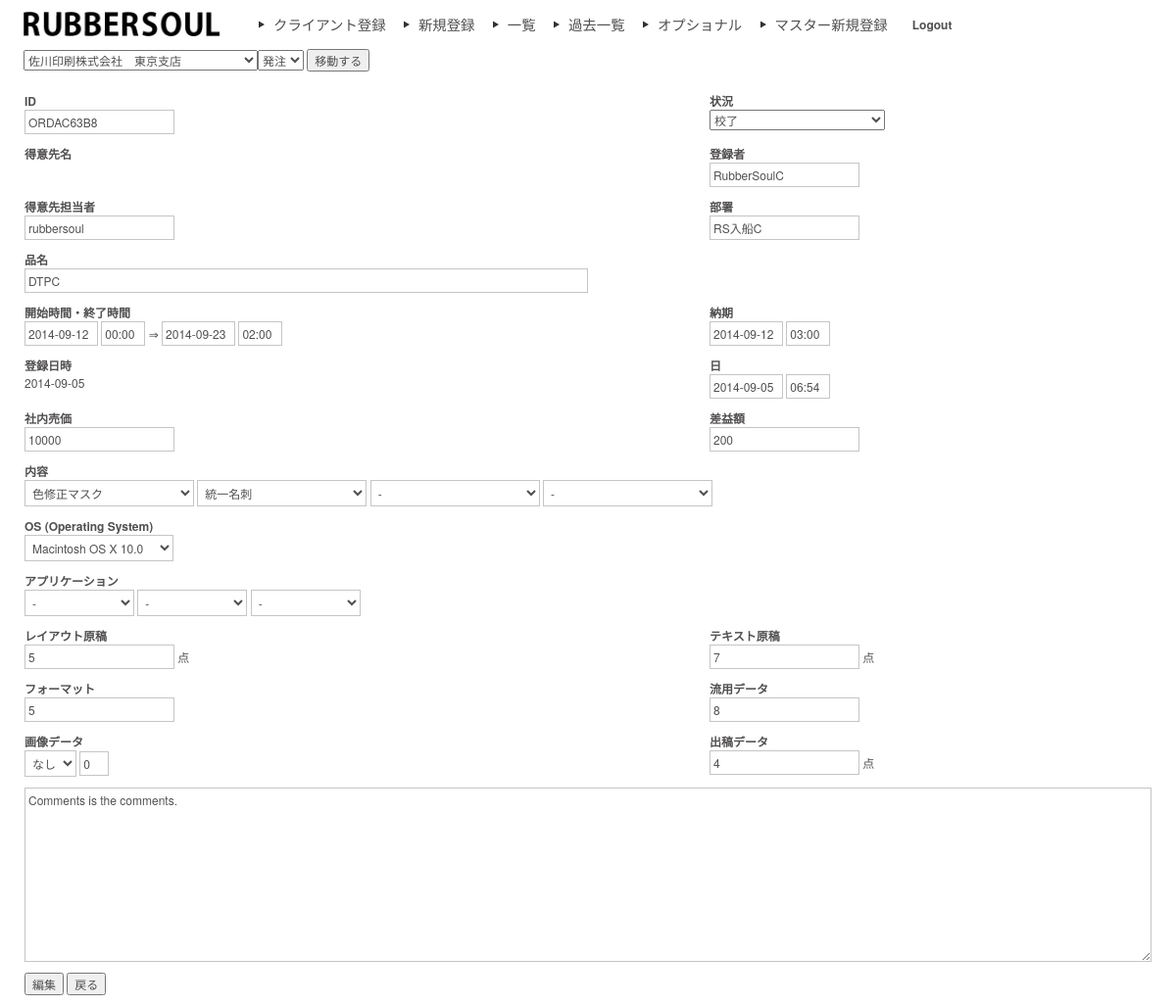
The page /order_detail.php?ordid=1 (signed in) on the database its author committed.
### tables this page shows
CREATE TABLE IF NOT EXISTS `order_tbl` (
  `order_id` int(11) NOT NULL auto_increment,
  `order_uid` varchar(9) NOT NULL,
  `client_id` int(11) NOT NULL COMMENT 'fk client_tbl',
  `address` tinytext NOT NULL,
  `responsible_person` varchar(50) NOT NULL,
  `order_person` varchar(100) NOT NULL,
  `client_person` varchar(30) NOT NULL,
  `order_dept` varchar(100) NOT NULL,
  `order_date` datetime NOT NULL,
  `receipt_date` datetime NOT NULL COMMENT 'hashuu yotei',
  `product_name` varchar(50) NOT NULL,
  `client_price` int(11) NOT NULL COMMENT 'juchu kingaku',
  `order_price` int(11) NOT NULL COMMENT 'hacchu kingaku',
  `company_sell_price` int(11) NOT NULL,
  `margin_price` int(11) NOT NULL,
  `os_id` int(11) NOT NULL COMMENT 'fk os_tbl',
  `layout` varchar(30) NOT NULL,
  `text_size` int(11) NOT NULL,
  `format` varchar(255) NOT NULL,
  `divs` varchar(255) NOT NULL,
  `display_data` smallint(2) NOT NULL COMMENT '1:yes, 2:no',
  `display_data_qty` int(11) NOT NULL,
  `ad` varchar(255) NOT NULL,
  `comment` tinytext NOT NULL,
  `start_time` datetime NOT NULL,
  `end_time` datetime NOT NULL,
  `delivery_date` datetime NOT NULL,
  `status_id` int(11) NOT NULL COMMENT 'fk status_tbl',
  `order_type` smallint(2) NOT NULL COMMENT '1:hacchu, 2:juchu',
  `create_date` datetime NOT NULL,
  `delete_flag` smallint(2) NOT NULL,
  PRIMARY KEY  (`order_id`)
);

CREATE TABLE IF NOT EXISTS `receiptfacts_tbl` (
  `rf_id` int(11) NOT NULL auto_increment,
  `rf_descp` varchar(200) NOT NULL,
  `create_date` datetime NOT NULL,
  `delete_flag` smallint(2) NOT NULL,
  PRIMARY KEY  (`rf_id`)
);

### model/mod.order.php (called while the page is built, shortened)
<?php
function getOrderById($ordid, $mysqli)
{
    $query = "SELECT o.order_id, o.order_uid, o.product_name,o.client_person, CAST(order_date AS DATE) AS order_date, c.company_name, c.client_user_name, o.order_person, o.order_dept, o.order_dept, ";
    $query .= "o.start_time, o.end_time, o.delivery_date, CAST(receipt_date AS DATE) AS receipt_dated, DATE_FORMAT(receipt_date, '%H:%i') AS receipt_datet, os.os_id, ";
    $query .= "o.layout, o.text_size, o.format, o.divs, o.display_data, o.display_data_qty, o.ad, o.comment, ";
    $query .= "s.sta_descp, s.sta_id, c.client_id, c.address, responsible_person, client_price, order_price, company_sell_price, ";
    $query .= "margin_price, CAST(start_time AS DATE) AS start_timed, DATE_FORMAT(start_time, '%H:%i') AS start_timet, CAST(end_time AS DATE) AS end_timed, DATE_FORMAT(end_time, '%H:%i') AS end_timet, CAST(delivery_date AS DATE) AS delivery_dated, DATE_FORMAT(delivery_date, '%H:%i') AS delivery_datet ";
    $query .= "FROM order_tbl o LEFT JOIN client_tbl c ON c.client_id = o.client_id ";
    $query .= "LEFT JOIN status_tbl s ON s.sta_id = o.status_id ";
    $query .= "LEFT JOIN os_tbl os ON os.os_id = o.os_id ";
    $query .= "WHERE order_id = " . $ordid . " LIMIT 0, 1";
    if ($stmt = $mysqli->query($query)) {
        if ($stmt->num_rows > 0) {
            $data = $stmt->fetch_assoc();
        } else {
            $data = "";
        }
    }
    return $data;
}

### model/mod.optional.php (called while the page is built, shortened)
<?php
function getRf($mysqli)
{
    $query = "SELECT * FROM receiptfacts_tbl WHERE delete_flag=0";
    if ($stmt = $mysqli->query($query)) {
        if ($stmt->num_rows > 0) {
            while ($result = $stmt->fetch_assoc()) {
                $data[] = $result;
            }
        } else {
            $data = "";
        }
    }
    return $data;
}
function getRfById($ordid, $mysqli)
{
    $query = "SELECT * FROM ord_rf_tbl o LEFT JOIN receiptfacts_tbl r ON r.rf_id = o.rf_id ";
    $query .= "WHERE o.order_id = $ordid AND r.delete_flag=0";
    if ($stmt = $mysqli->query($query)) {
        if ($stmt->num_rows > 0) {
            while ($result = $stmt->fetch_assoc()) {
                $data[] = $result;
            }
        } else {
            $data = "";
        }
    }
    return $data;
}
function getOS($mysqli)
{
    $query = "SELECT * FROM os_tbl WHERE delete_flag=0";
    if ($stmt = $mysqli->query($query)) {
        if ($stmt->num_rows > 0) {
            while ($result = $stmt->fetch_assoc()) {
                $data[] = $result;
            }
        } else {
            $data = "";
        }
    }
    return $data;
}
function getStatus($mysqli)
{
    $query = "SELECT * FROM status_tbl WHERE delete_flag=0";
    if ($stmt = $mysqli->query($query)) {
        if ($stmt->num_rows > 0) {
            while ($result = $stmt->fetch_assoc()) {
                $data[] = $result;
            }
        } else {
            $data = "";
        }
    }
    return $data;
}

### order_detail.php (the view, shortened to what this page needs)
<?php
include_once("ini.dbstring.php");
include_once("mod.order.php");
include_once("mod.optional.php");
if (isset($_GET['ordid'])) {
    $oid = $_GET['ordid'];
    $orddetail = getOrderById($oid, $db);
    $rf = getRf($db);
    $odrf = getRfById($oid, $db);
    $os = getOS($db);
    $sta = getStatus($db);
} else {
    header("location: " . ROOT . "order_list.php");
    exit;
}
?>
<html lang="en-US">
<head>
    <link href="<?php echo CSS; ?>import.css" type="text/css" rel="stylesheet"/>
</head>
<body>
<div class="bodyWrapper">
    <?php include_once("inc.header.php"); ?>
    <div class="ctnRight">
        <form action="#" method="post">
            <table class="tblForm">
                <tr>
                    <td>
                        <label class="lbl"><?php echo $odtypelbl; ?>ID</label>
                        <input type="text" name="txtord" class="txt"
                               value="<?php echo $orddetail['order_uid']; ?>" required/>
                    </td>
                    <td>
                        <label class="lbl">状況</label>
                        <select name="selStatus">
                            <?php
                                for($i = 0; $i < count($sta); $i++) {
                                    if($orddetail['sta_id'] == $sta[$i]['sta_id']) {
                                        $selected = "selected";
                                    }
                                    echo "<option value='".$sta[$i]['sta_id']."' ".$selected.">".$sta[$i]['sta_descp']."</option>";
                                    $selected = "";
                                }
                            ?>
                        </select>
                    </td>
                </tr>
                <tr>
                    <td>
                        <label class="lbl">得意先名</label>
                    </td>
                    <td colspan="2">
                        <label class="lbl">登録者</label>
                        <input type="text" name="txtResPerson" class="txt"
                               value="<?php echo $orddetail['responsible_person']; ?>">
                    </td>
                </tr>
                <tr>
                    <td>
                        <label class="lbl">得意先担当者</label>
                        <input type="text" name="txtCperson" class="txt" value="<?php echo $orddetail['client_person']; ?>">
                    </td>
                    <td>
                        <label class="lbl">部署</label>
                        <input type="text" name="txtDept" class="txt" value="<?php echo $orddetail['order_dept']; ?>">
                    </td>
                </tr>
                <tr>
                    <td colspan="3">
                        <label class="lbl">品名</label>
                        <input type="text" name="txtPdName" class="txt halfWidth"
                               value="<?php echo $orddetail['product_name']; ?>">
                    </td>
                </tr>
                <tr>
                    <td>
                        <label class="lbl">開始時間・終了時間</label>
                        <input type="text" name="txtStartTimeD" id="txtStartTimeD" class="txt date"
                               value="<?php echo $orddetail['start_timed']; ?>">
                        <input type="text" name="txtStartTimeT" class="txt time"
                               value="<?php echo $orddetail['start_timet']; ?>">
                        ⇒
                        <input type="text" name="txtEndTimeD" id="txtEndTimeD" class="txt date"
                               value="<?php echo $orddetail['end_timed']; ?>">
                        <input type="text" name="txtEndTimeT" class="txt time"
                               value="<?php echo $orddetail['end_timet']; ?>">
                    </td>
                    <td colspan="2">
                        <label class="lbl">納期</label>
                        <input type="txt" name="txtDDateD" id="txtDDateD" class="txt date"
                               value="<?php echo $orddetail['delivery_dated']; ?>">
                        <input type="txt" name="txtDDateT" class="txt time"
                               value="<?php echo $orddetail['delivery_datet']; ?>">
                    </td>
                </tr>
                <tr>
                    <td>
                        <label class="lbl">登録日時</label>
                        <label><?php echo $orddetail['order_date']; ?></label>
                    </td>
                    <td colspan="2">
                        <label class="lbl"><?php echo $odtypelbl; ?>日</label>
                        <input type="txt" name="txtOrdDateD" id="txtOrdDateD" class="txt date"
                               value="<?php echo $orddetail['receipt_dated']; ?>">
                        <input type="txt" name="txtOrdDateT" class="txt time"
                               value="<?php echo $orddetail['receipt_datet']; ?>">
                    </td>
                </tr>
                <tr>
                    <td>
                        <label class="lbl">社内売価</label>
                        <input type="txt" name="txtCompAmt" class="txt"
                               value="<?php echo $orddetail['company_sell_price']; ?>">
                    </td>
                    <td colspan="2">
                        <label class="lbl">差益額</label>
                        <input type="txt" name="txtMrgAmt" class="txt"
                               value="<?php echo $orddetail['margin_price']; ?>">
                    </td>
                </tr>
                <tr>
                    <td colspan="3">
                        <label class="lbl"><?php echo $odtypelbl; ?>内容</label>
                        <?php
                        for ($i = 0; $i < 4; $i++) {
                            echo '<select name="selRf[]" class="txt">';
                            echo '<option value=0 >-</option>';
                            for($e = 0; $e < count($rf); $e++) {
                                if(!array_key_exists($i, $odrf)) {
                                    $selected = "";
                                }
                                if($rf[$e]['rf_id'] == $odrf[$i]['rf_id']) {
                                    $selected = "selected";
                                }else {
                                    $selected = "";
                                }
                                echo '<option value="' . $rf[$e]['rf_id'] . '" '.$selected.'>' . $rf[$e]['rf_descp'] . '</option>';
                                $selected = "";
                            }
                            echo '</select> ';
                        }
                        ?>
                    </td>
                </tr>
                <tr>
                    <td colspan="3">
                        <label class="lbl">OS (Operating System)</label>
                        <select name="selOS" class="txt">
                            <?php
                            for ($d = 0; $d < count($os); $d++) {
                                if($orddetail['os_id'] == $os[$d]['os_id']) {
                                    $selected = "selected";
                                }
                                echo '<option value="' . $os[$d]['os_id'] . '" '.$selected.'>' . $os[$d]['os_descp'] . '</option>';
                                $selected = "";
                            }
                            ?>
                        </select>
                    </td>
                </tr>
                <tr>
                    <td colspan="3">
                        <label class="lbl">アプリケーション</label>
                        <?php
                        for ($i = 0; $i < 3; $i++) {
                            echo '<select name="selApp[]" class="txt">';
                            echo '<option value=0>-</option>';
                            echo '</select> ';
                        }
                        ?>
                    </td>
                </tr>
                <tr>
                    <td>
                        <label class="lbl">レイアウト原稿</label>
                        <input type="txt" name="txtLayoutPt" class="txt" value="<?php echo $orddetail['layout']; ?>" required/> 点
                    </td>
                    <td colspan="2">
                        <label class="lbl">テキスト原稿</label>
                        <input type="txt" name="txtTextPt" class="txt" value="<?php echo $orddetail['text_size']; ?>" required/> 点
                    </td>
                </tr>
                <tr>
                    <td>
                        <label class="lbl">フォーマット</label>
                        <input type="txt" name="txtFormat" class="txt" value="<?php echo $orddetail['format']; ?>" required/>
                    </td>
                    <td colspan="2">
                        <label class="lbl">流用データ</label>
                        <input type="txt" name="txtDiv" class="txt" value="<?php echo $orddetail['divs']; ?>" required/>
                    </td>
                </tr>
                <tr>
                    <td>
                        <label class="lbl">画像データ</label>
                        <select name="selImg" class="txt">
                            <option value="0" <?php echo ($orddetail['display_data']==0)?"selected":""; ?>>なし</option>
                        </select>
                        <input type="text" name="txtImgPt" class="txt" style="width: 30px;" value="<?php echo $orddetail['display_data_qty']; ?>"/>
                    </td>
                    <td colspan="2">
                        <label class="lbl">出稿データ</label>
                        <input type="txt" name="txtAdPt" class="txt" value="<?php echo $orddetail['ad']; ?>" required/> 点
                    </td>
                </tr>
                <tr>
                    <td colspan="3">
                        <textarea name="txtComment" class="txt fullWidth" rows="10" placeholder="Comments"><?php echo $orddetail['comment']; ?></textarea>
                    </td>
                </tr>
                <tr>
                    <td colspan="">
                        <?php
                            if(!isset($_GET['status']) && $_GET['status'] != "detail") {
                                echo '<input type="submit" value="編集" name="orderUpdate"/>';
                            }
                        ?>
                        <a href="order_list.php"> <input type="button" value="戻る" name="cancel"/></a>
                    </td>
                </tr>
            </table>
        </form>
    </div>
</div>
</body>
</html>

### rows shown on the page
order_tbl: txtord "ORDAC63B8", txtResPerson "RubberSoulC", txtCperson "rubbersoul", txtDept "RS入船C", txtPdName "DTPC", txtCompAmt "10000", txtMrgAmt "200", txtLayoutPt "5", txtTextPt "7", txtFormat "5", txtDiv "8", selImg "なし", txtImgPt "0", txtAdPt "4", txtComment "Comments is the comments."
receiptfacts_tbl: rf_descp "色修正マスク"
receiptfacts_tbl: rf_descp "統一名刺"

### other values the page prints
$orddetail['order_date'] "2014-09-05"
form field client "佐川印刷株式会社 東京支店"
form field selStatus "校了"
form field selOS "Macintosh OS X 10.0"
